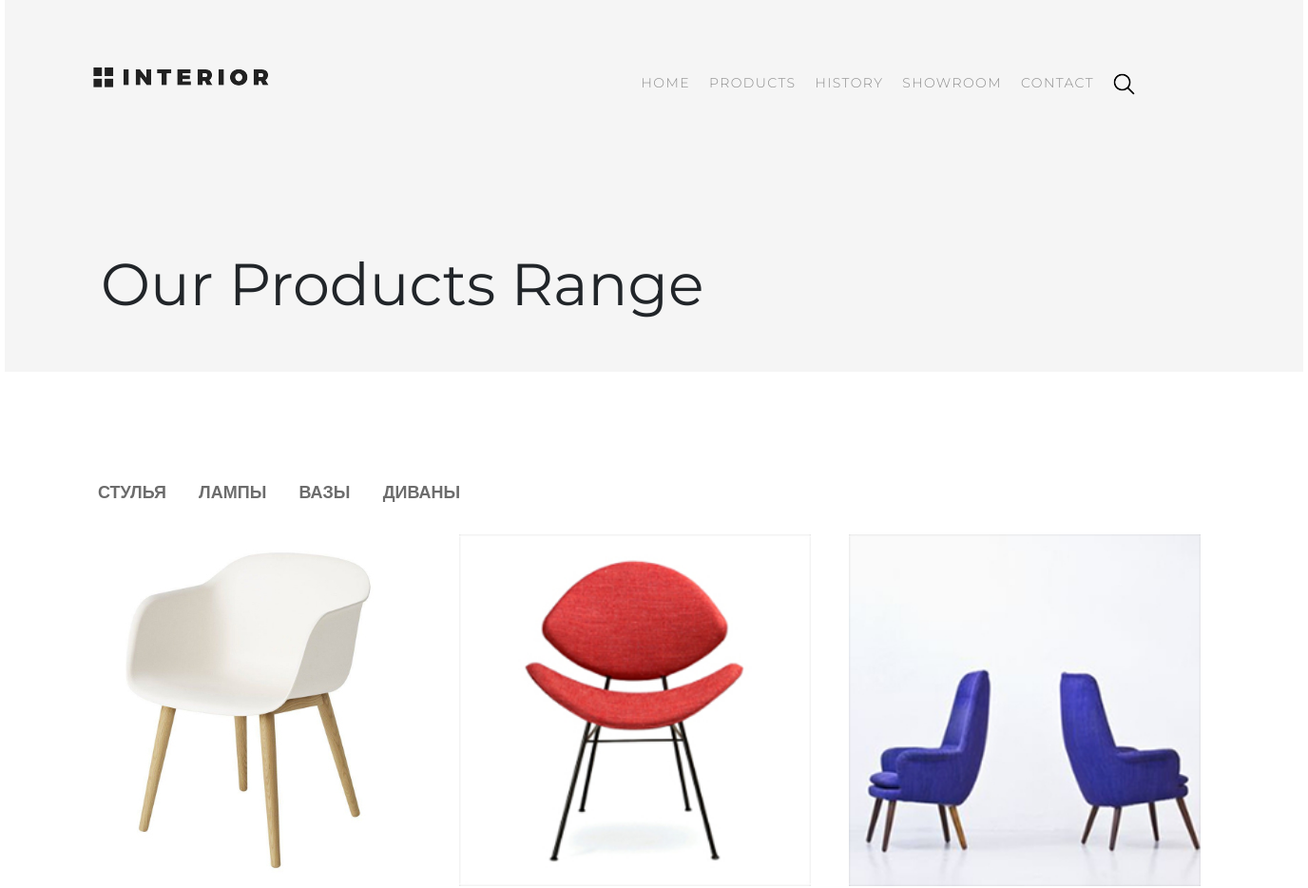
/products/ (upper part), run on an earlier commit of the app's database.
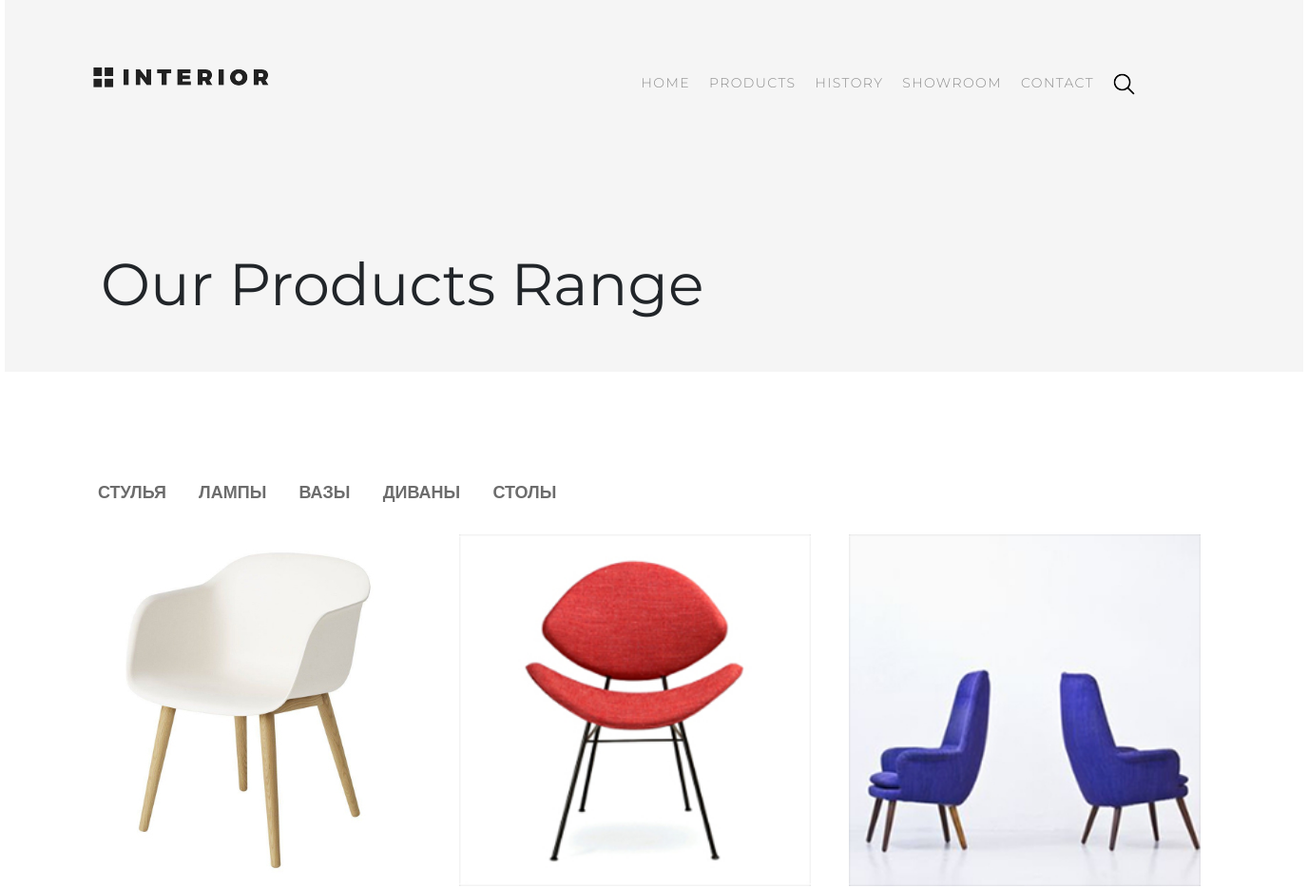
And on a later commit of the database.
### mainapp/models.py (models this page shows, shortened)
class ProductCategory (models.Model):
    class Meta:
        verbose_name = 'Категория'
        verbose_name_plural = 'Категории'
    name = models.CharField(verbose_name='имя', max_length=64, unique=True)
    description = models.TextField(verbose_name='описание', blank=True)

class Product(models.Model):
    class Meta:
        verbose_name = 'Продукт'
        verbose_name_plural = 'Продукты'
    category = models.ForeignKey(ProductCategory, on_delete=models.CASCADE)
    name = models.CharField(verbose_name='имя продукта', max_length=128)
    image = models.ImageField(upload_to='products_images', blank=True)
    short_desc = models.CharField(verbose_name='краткое описание продукта', max_length=60, blank=True)
    description = models.TextField(verbose_name='описание продукта', blank=True)
    price = models.DecimalField(verbose_name='цена', max_digits=8, decimal_places=2, default=0)
    quantity = models.PositiveIntegerField(verbose_name='в наличии', default=0)

### mainapp/views.py (the view)
# urls.py: path('products/', mainapp.products, name='products'),
def products(request):
    products = Product.objects.all()
    content = {
               'links_menu': links_menu,
               'links_sec_menu': links_sec_menu,
               'products_12': products[:12],
               'titles': titles,
               'product_2': product_2
               }
    return render(request, 'mainapp/catalog.html', content)

### mainapp/templates/mainapp/catalog.html (shortened to what this page needs)
{% extends 'mainapp/base.html' %}
{% load staticfiles %}
{% block css %}
    {{ block.super}}
    <link rel="stylesheet" type="text/css" href="{% static '/css/style_deals.css' %}">
    <link rel="stylesheet" type="text/css" href="{% static '/css/style_contacts.css' %}">
{% endblock %}
{% block header %}
    {{block.super}}
    <h1>Our Products Range</h1>
{% endblock %}
{% block content %}
            {% include 'mainapp/includes/inc_sec_menu.html' %}
            {% for product in products_12 %}
                {% if forloop.counter == 1 or forloop.counter|add:2|divisibleby:3 %}
                    <div class="trends row row_3">
                {% endif %}
                    <div class="product col-lg-4">
                        <img src="../media/{{ product.image }}" alt="Картинка не прогрузилась">
                    </div>
                {% if forloop.counter|divisibleby:3 %}
                    </div>
                {% endif %}
            {% endfor %}
{% endblock %}

### mainapp/templates/mainapp/base.html (shortened to what this page needs)
<!DOCTYPE html>
{% load staticfiles %}
<html lang="en">
<head>
    {% block css %}
        <link rel="stylesheet" href="https://stackpath.bootstrapcdn.com/bootstrap/4.3.1/css/bootstrap.min.css">
        <link rel="stylesheet" type="text/css" href="{% static '/css/style.css' %}">
    {% endblock %}
</head>
<body>
    <div class="conteiner">
        <div class="header">
            {% block header %}
                <a href="{% url 'main' %}">
                    <img class="logo" src="{% static '/img/logo.png' %}" alt="Картинка не прогрузилась">
                </a>
                {% include 'mainapp/includes/inc_menu.html' %}
            {% endblock %}
        </div>
        <div class="content">
            {% block content %}
            {% endblock %}
        </div>
    </div>
</body></html>

### mainapp/templates/mainapp/includes/inc_menu.html
{% load staticfiles %}
{% block menu %}
    <ul class="menu">
        {%for link in links_menu %}
            <li><a href="{% url link.href %}"
                   class="{% if request.resolver_match.url_name == link.href %}
                           active
                          {% endif %}">
                   {{ link.name }}
                </a>
            </li>
        {% endfor %}
        <li><a href="{% url 'main' %}"><img src="{% static '/img/search.png' %}" alt="search"></a></li>
    </ul>
{% endblock %}

### mainapp/templates/mainapp/includes/inc_sec_menu.html (shortened to what this page needs)
{% load staticfiles %}
{% block menu %}
    <div class="categories">
        <ul>
            {% for link in links_sec_menu %}
                <li><a href="{% url 'products' %}"
                       class="">
                       {{ link.name }}
                    </a>
                </li>
            {% endfor %}
        </ul>
    </div>
{% endblock %}

### mainapp/templates/mainapp/includes/inc_prod_2.html (shortened to what this page needs)
{% load staticfiles %}

### static/css/style.css (style rules this page uses)
body { font-family: 'Montserrat', sans-serif; max-width: 1366px; min-width: 800px; margin: 0 auto; }
html, body { height: 100%; }
* { padding: 0; margin: 0; }
a { text-decoration: none; }
li { list-style-type: none; }
.conteiner { min-height: 100%; }
.header { height: 800px; background-image: url(../img/slider-img.jpg); position: relative; min-width: 800px; }
.logo { width: 185px; height: 22px; margin: 70px 0 0 93px; }
.menu { float: right; margin: 67px 167px 0 0; }
.menu li { float: left; }
.menu a { display: block; padding: 10px; font-size: 14px; color: #8c8c8c; font-weight: 300; letter-spacing: 1.4px; }
.col-lg-6, .col-lg-4 { padding: 0; }
.product { height: 270px; margin: 0px; padding: 0; }
.product img { position: absolute; }
.row_3 img { width: 370px; height: 370px; }

### static/css/style_deals.css (style rules this page uses)
.header { background-image: none; height: unset; margin-bottom: 40px; }
.categories { width: 100%; background-color: #f4f4f4; }
.categories ul { margin: 0; text-align: center; }
.categories li { margin: 15px; padding: 0; display: inline-block; }
.categories a { color: #6c6c6c; font-size: 18px; font-weight: 700; text-transform: uppercase; }
.product { height: 370px; margin: 15px 0; padding: 0; }

### static/css/style_contacts.css (style rules this page uses)
.header { background-color: #f5f5f5; background-image: none; height: unset; padding-bottom: 56px; }
.header h1 { font-size: 62px; font-weight: 400; line-height: 72px; margin: 171px 0 0 101px; }
.content { padding: 59px 83px 110px; }
.categories { background-color: #fff; }
.categories ul { text-align: unset; }

What changed in the data, as far as the page shows it:
added ProductCategory: name "СТОЛЫ"
